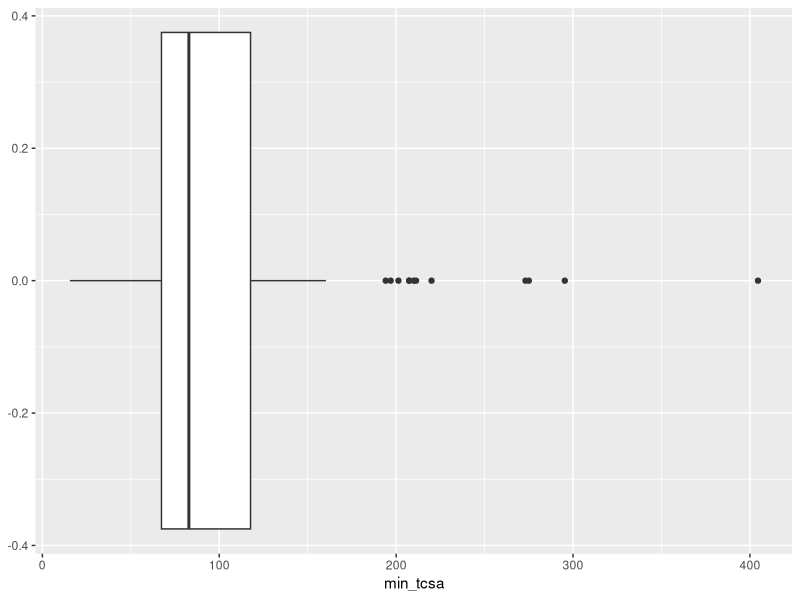
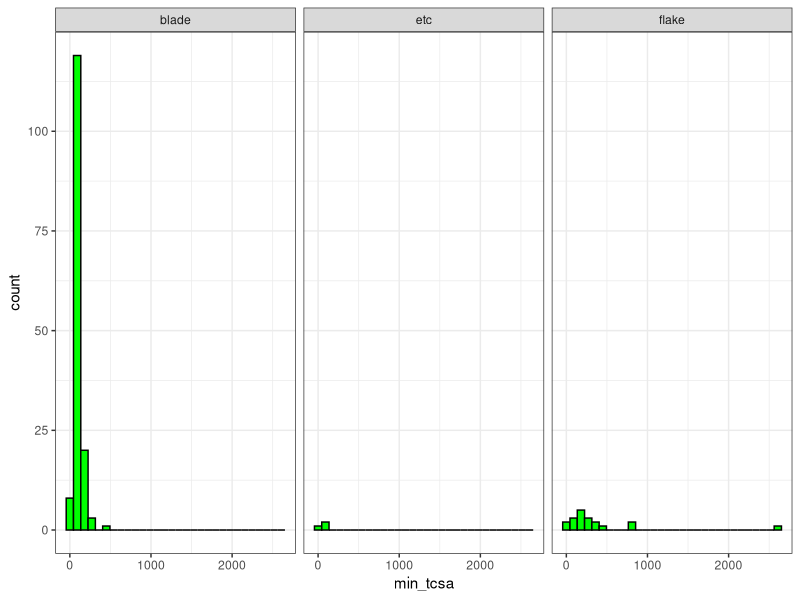
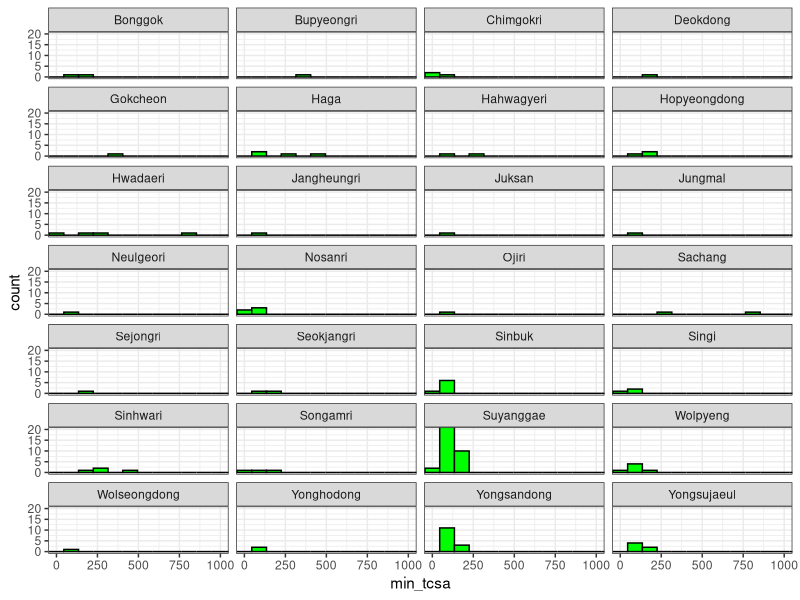
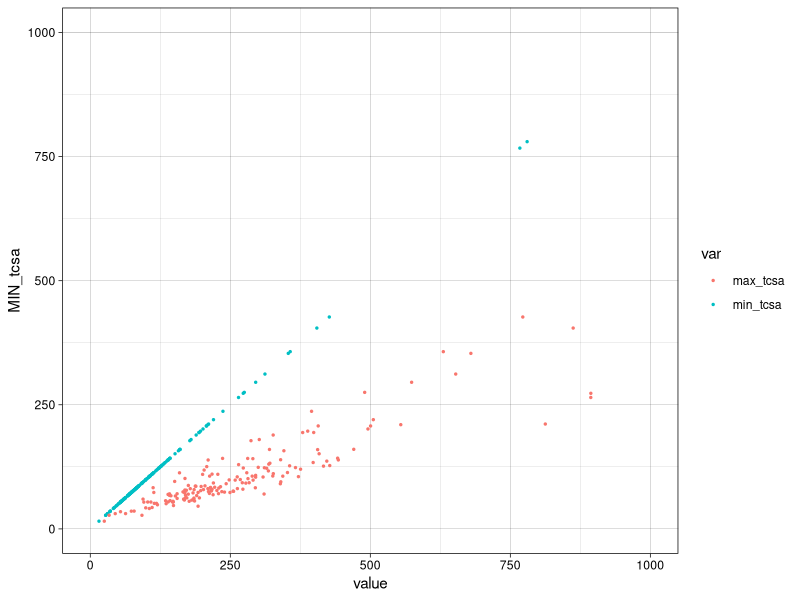

These charts were generated, in order, by the following R code:
library(readxl)
library(here)
library(tidyr)
library(dplyr)
library(ggplot2)

mydata <- read_excel(here("analysis/data/raw_data/TCSA_raw_data.xlsx"))

tcsa <- mydata %>%
  mutate(min_tcsa = 0.5 *Width * Thickness) %>%
  mutate(max_tcsa = 0.5 *Length * Thickness) %>%
  mutate(id = row_number())

cv <- function(x, ... ) sd(x, ...) / mean(x, ...) *100

mean(tcsa$min_tcsa)
sd(tcsa$min_tcsa)
cv(tcsa$min_tcsa)

blank_tcsa <-tcsa %>%
  filter(Blank == "blade")

ggplot (blank_tcsa, aes(min_tcsa)) +
  geom_boxplot()


#### histogram for min tcsa
all <- ggplot(tcsa, aes(min_tcsa)) +
  geom_histogram(color="black", fill="green") +
  theme_bw()

#Facet by raw material
all +  facet_wrap(~Blank, ncol = 3)


#Facet by raw site
all +  facet_wrap(~Site_name, ncol = 4) +
      coord_cartesian(xlim = c(0,1000), ylim = c(0,20))

#Facet by size class



########figure 5#############
# use two columns for x-axis like Lombard's figure 5
library(reshape2)
two_tcsa <- melt(tcsa, id.vars = c("min_tcsa", "max_tcsa"))

## combine min and max tcsas to one x-axis, and then make min again for y-axis
two_tcsa <- tcsa %>%
  pivot_longer(c(min_tcsa, max_tcsa), names_to = "var", values_to = "value") %>%
  mutate(MIN_tcsa = 0.5 *Width * Thickness)

ggplot(two_tcsa, aes(x = value, y = MIN_tcsa, color = var)) +
  geom_point(size = 0.5) +
  coord_cartesian(xlim = c(0,1000), ylim = c(0,1000)) +
  theme_linedraw()
